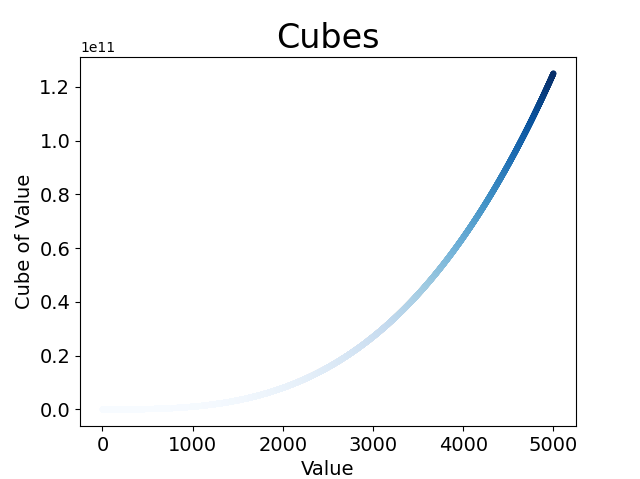

Python code for this plot:
import matplotlib.pyplot as plt

x_values = range(1, 5001)
y_values = [x**3 for x in x_values]

plt.style.use('seaborn-v0_8-deep')
fig, ax = plt.subplots()
ax.scatter(x_values, y_values, c=y_values, cmap=plt.cm.Blues, s=10)

ax.set_title("Cubes", fontsize=24)
ax.set_xlabel('Value', fontsize=14)
ax.set_ylabel('Cube of Value', fontsize=14)

ax.tick_params(axis='both', labelsize=14)

plt.show()
